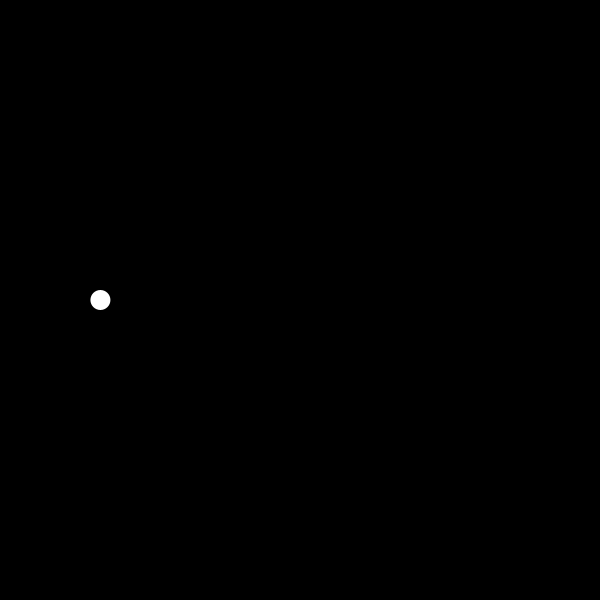
Frame 1 (no input)
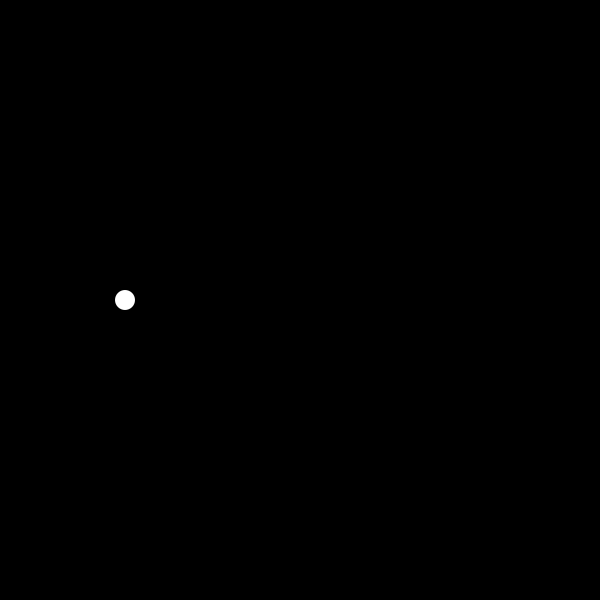
Frame 60 (the mouse pressed at the canvas centre just before this capture)
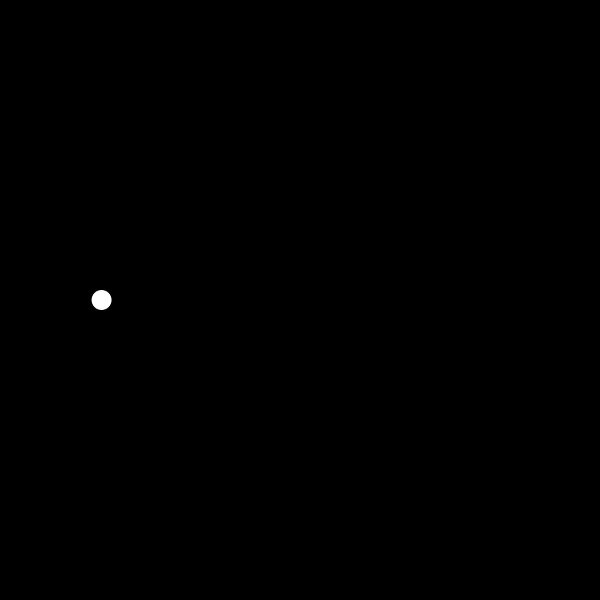
Frame 120 (the mouse held since frame 60 and released just before this capture)

The Processing sketch that drew these frames (run headless with seeded random() and noise(); from frame 60 on, the mouse is pressed at the canvas centre):

// Processing sketch: collection_partielle_ease_penner
// ── collection_partielle_ease_penner.pde
// renaud.jean-francois(arobas)uqam(point)ca
// Syntaxe Processing version 2.0.3
// jeudi, 26 septembre 2013

float posX;
int pas = 0, nbPas = 100;

void setup() {
  size(600, 600);
  background(0);
  fill(255);
  noStroke();
  posX = 100;
}

void draw() {
  background(0);
  pas++;
  pas%=nbPas;
  // Quatre arguments : ratio du parcours, valeur au départ, distance à parcourir, échelle de durée du trajet
  posX = easeInExpo(pas, 100, 400, nbPas);
  ellipse(posX, 300, 20, 20);
}

// Linéaire (aucune atténuation)
float linearTween (float t, float b, float c, float d) {
  return c*t/d+b;
}


// Atténuation en entrée
// In
float easeInQuad (float t, float b, float c, float d) {
  return c*(t/=d)*t+b;
}

float easeInCubic (float t, float b, float c, float d) {
  return c*(t/=d)*t*t+b;
}

float easeInQuart (float t, float b, float c, float d) {
  return c*(t/=d)*t*t*t+b;
}

float easeInQuint (float t, float b, float c, float d) {
  return c*(t/=d)*t*t*t*t+b;
}

float easeInSine (float t, float b, float c, float d) {
  return c * (1 - cos(t/d * (PI/2))) + b;
}

float easeInExpo (float t, float b, float c, float d) {
  return c * pow(2, 10 * (t/d - 1)) + b;
}

float easeInCirc (float t, float b, float c, float d) {
  return c * (1 - sqrt(1 - (t/=d)*t)) + b;
}


// Atténuation en sortie
// Out
float easeOutQuad (float t, float b, float c, float d) {
  return -c*(t/=d)*(t-2)+b;
}

float easeOutCubic (float t, float b, float c, float d) {
  return c*((t=t/d-1)*t*t+1)+b;
}

float easeOutQuart (float t, float b, float c, float d) {
  return -c*((t=t/d-1)*t*t*t-1)+b;
}

float easeOutQuint (float t, float b, float c, float d) {
  return c*((t=t/d-1)*t*t*t*t+1)+b;
}

float easeOutSine (float t, float b, float c, float d) {
  return c * sin(t/d*(PI/2))+b;
}

float easeOutExpo (float t, float b, float c, float d) {
  return c * (- pow(2, -10 * t/d) + 1) + b;
}

float easeOutCirc (float t, float b, float c, float d) {
  return c * sqrt(1 - (t=t/d-1)*t) + b;
}

// Atténuation en entrée-sortie
// InOut
float easeInOutQuad (float t, float b, float c, float d) {
  if ((t/=d/2) < 1) return c/2 * t * t + b;
  return -c/2 * ((--t)*(t-2) - 1) + b;
}

float easeInOutCubic (float t, float b, float c, float d) {
  if ((t/=d/2) < 1) return c/2 * pow(t, 3) + b;
  return c/2 * (pow(t-2, 3) + 2) + b;
}

float easeInOutQuart (float t, float b, float c, float d) {
  if ((t/=d/2) < 1) return c/2 * pow(t, 4) + b;
  return -c/2 * (pow(t-2, 4) - 2) + b;
}

float easeInOutQuint (float t, float b, float c, float d) {
  if ((t/=d/2) < 1) return c/2 * pow(t, 5) + b;
  return c/2 * (pow(t-2, 5) + 2) + b;
}

float easeInOutSine (float t, float b, float c, float d) {
  return c/2 * (1 - cos(PI*t/d)) + b;
}

float easeInOutExpo (float t, float b, float c, float d) {
  if ((t/=d/2) < 1) return c/2 * pow(2, 10 * (t - 1)) + b;
  return c/2 * (- pow(2, -10 * --t) + 2) + b;
}

float easeInOutCirc (float t, float b, float c, float d) {
  if ((t/=d/2) < 1) return c/2 * (1 - sqrt(1 - t*t)) + b;
  return c/2 * (sqrt(1 - (t-=2)*t) + 1) + b;
}
